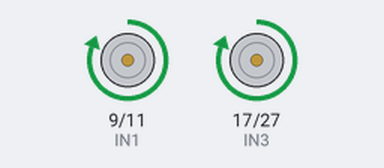
Simulated run of this program. Board: Raspberry Pi (BCM pin numbers). Shown: motor-driver pin pairs drawn as motors (green arrow = first pin HIGH = forward, orange = second pin HIGH = backward, longer = more drive, scaled by the enable pin). At 6.5 s the program stops and its outputs stay as they are.

Above: at 0.1 s.
At 3.1 s:
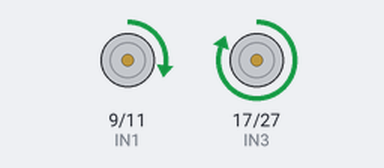
At 6.6 s:
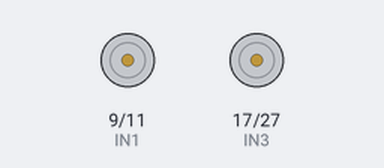
Timing chart, 0 to 8.0 s (numbered marks = the images above):
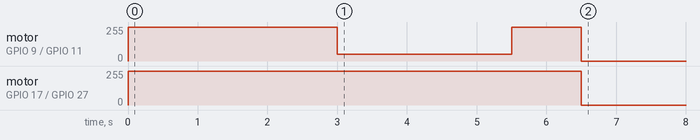

The program:

rechts.py
```python
import RPi.GPIO as GPIO  # GPIO-Bibliothek importieren
import time              # Modul time importieren
GPIO.setmode(GPIO.BCM)   # Verwende BCM-Pinnummern

# GPIO-Channel festlegen
# Motor A
ENA = 10   # Enable Motor A
IN1 = 9    # In 1
IN2 = 11   # In 2
# Motor B
ENB = 22  # Enable Motor B
IN3 = 17  # In 3
IN4 = 27  # In 4

# GPIOs als Ausgang setzen
GPIO.setup(ENA, GPIO.OUT)
GPIO.setup(IN1, GPIO.OUT)
GPIO.setup(IN2, GPIO.OUT)
GPIO.setup(ENB, GPIO.OUT)
GPIO.setup(IN3, GPIO.OUT)
GPIO.setup(IN4, GPIO.OUT)

# PWM für Motor A und B
p1 = GPIO.PWM(ENA, 100)  # Motor A, Frequenz = 100 Hz
p2 = GPIO.PWM(ENB, 100)  # Motor B, Frequenz = 100 Hz

p1.start(100)            # Motor A, 100% Tastverhältnis
p2.start(100)            # Motor B, 100% Tastverhältnis

GPIO.output(IN1, 1)      # Motor A Rechtslauf
GPIO.output(IN2, 0)      # Motor A Rechtslauf
GPIO.output(IN3, 1)      # Motor B Rechtslauf
GPIO.output(IN4, 0)      # Motor B Rechtslauf

# Vorwärts fahren

time.sleep(3)

p1.ChangeDutyCycle(20)    # Tastverhältnis ändern
p2.ChangeDutyCycle(100)   # Tastverhältnis ändern

time.sleep(2.5)

p1.ChangeDutyCycle(100)   # Tastverhältnis ändern
p2.ChangeDutyCycle(100)   # Tastverhältnis ändern

time.sleep(1)
GPIO.output(IN1, 0)      # Motor A Bremsen
GPIO.output(IN2, 0)      # Motor A Bremsen
GPIO.output(IN3, 0)      # Motor B Bremsen
GPIO.output(IN4, 0)      # Motor B Bremsen
p1.stop()
p2.stop()
GPIO.cleanup()
```

Measured:
- by itself, motor on GPIO 17 (IN3) / GPIO 27 (IN4): stopped → forward 255/255 at 0.00 s, → stopped 6.5 s later
- by itself, motor on GPIO 9 (IN1) / GPIO 11 (IN2): stopped → forward 255/255 at 0.00 s, → forward 51/255 3.0 s later, → forward 255/255 2.5 s later, → stopped 1.0 s later
